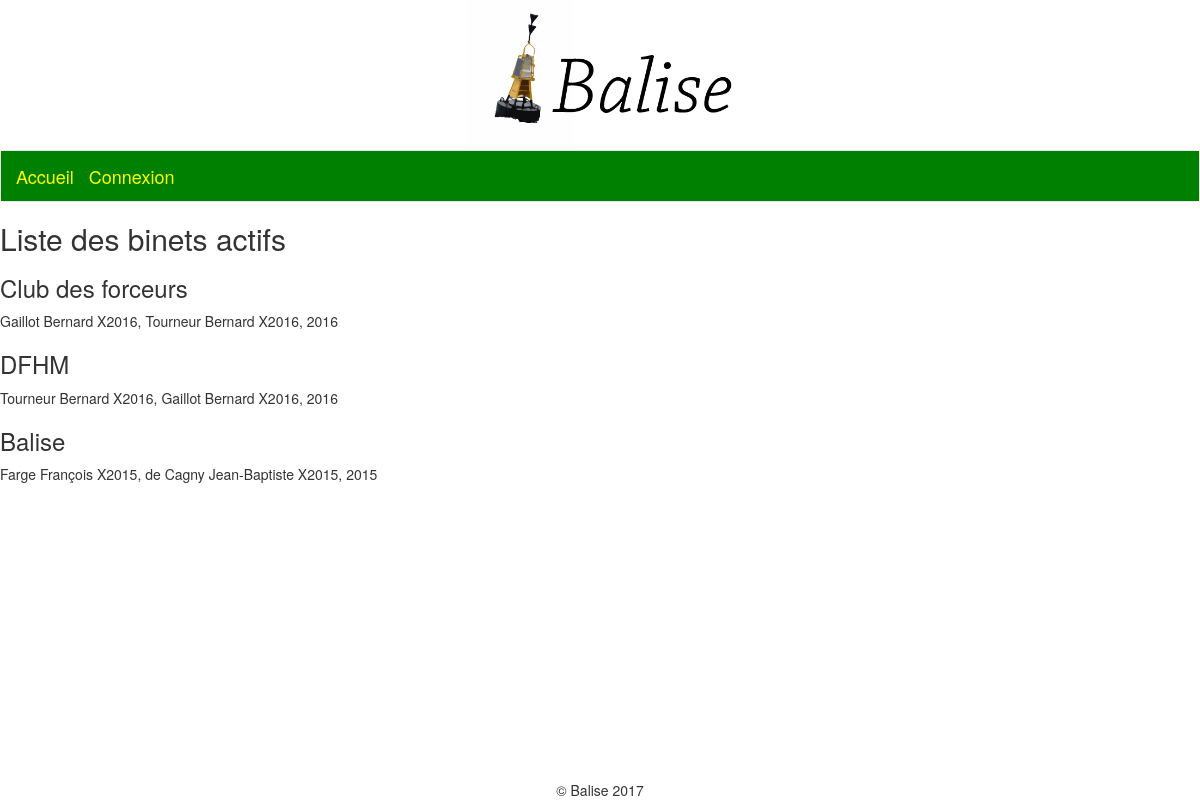
Page /binets/ on the committed database.
### binets/models.py (models this page shows, shortened)
class Binet(models.Model):
	nom = models.CharField(max_length=100)
	description = models.TextField(blank=True, null = True) # facultatif
	type_binet = models.ForeignKey('TypeBinet', verbose_name = "chéquier")
	remarques_admins = models.TextField(blank=True, null = True) # facultatif
	is_active = models.BooleanField(verbose_name = "Actif")
	current_president = models.ForeignKey('accounts.Eleve', verbose_name = "Président", related_name = "current_president")
	current_tresorier = models.ForeignKey('accounts.Eleve', verbose_name = "Trésorier", related_name = "current_tresorier")
	current_promotion = models.ForeignKey('accounts.Promotion', verbose_name = "Promo")
	class Meta:
		ordering = ('current_promotion', 'nom',)

### accounts/models.py (models this page shows)
class Eleve(models.Model):
	user = models.OneToOneField(User)
	nom = models.CharField(max_length=100)
	prenom = models.CharField(max_length=100)
	promotion = models.ForeignKey('Promotion')
	def __str__(self):
		return "{0} {1} X{2}".format(self.nom, self.prenom, self.promotion)

class Promotion(models.Model):
	nom = models.CharField(max_length=4)
	class Meta:
		ordering = ('-nom',)
	def __str__(self):
		return self.nom

### binets/templates/binets/all_binets.html
{% extends 'base.html' %}
{% block content %}
	<h2>Liste des binets actifs</h2>
	{% for binet in object_list %}
		<div class="binet">
			<h3>{{ binet.nom }}</h3>
			<p>{{ binet.current_president }}, {{ binet.current_tresorier }}, {{ binet.current_promotion }}</p>
		</div>
	{% endfor %}
{% endblock %}

### rows in the picture
Binet: nom "Club des forceurs", current_president "Gaillot Bernard X2016", current_tresorier "Tourneur Bernard X2016", current_promotion "2016"
Binet: nom "DFHM", current_president "Tourneur Bernard X2016", current_tresorier "Gaillot Bernard X2016", current_promotion "2016"
Binet: nom "Balise", current_president "Farge François X2015", current_tresorier "de Cagny Jean-Baptiste X2015", current_promotion "2015"
